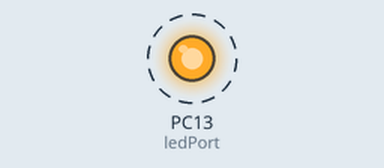
Simulated run of this sketch. Board: STM32 Blue Pill. Parts: output pins drawn as LEDs (lit = HIGH). Dashed ring = blinking.

Above: at 0.02 s.
Timing chart, 0 to 3.0 s (numbered marks = the images above):
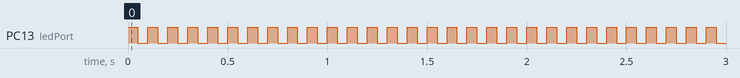

Measured:
- by itself, PC13 (ledPort): alternates HIGH for 0.05 s and LOW for 0.05 s

The sketch:

ArduinoFiles.ino
```cpp
#define CYCLIC_EXECUTIVE_PERIOD 100 /*millisec*/
#define ledPort PC13

void setup() {
  pinMode(ledPort, OUTPUT);
}
void loop() {
  digitalWrite(ledPort, HIGH);
  delay(CYCLIC_EXECUTIVE_PERIOD/2);
  digitalWrite(ledPort, LOW);
  delay(CYCLIC_EXECUTIVE_PERIOD/2);
}
```

helloWorld.c
```cpp
#include <stdio.h>

int nope(){
    printf("Hello world!\n");
    /*Just a comment*/
    return 0;
}
```
